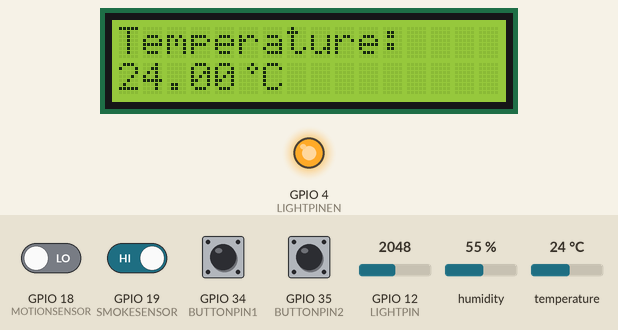
This sketch was run on a simulated ESP32. Shown: 16×2 character LCD, output pins drawn as LEDs (lit = HIGH). Inputs (shaded band) come from the test bench; at power-on: GPIO 19 (SMOKESENSOR), GPIO 34 (BUTTONPIN1), GPIO 35 (BUTTONPIN2) HIGH, GPIO 18 (MOTIONSENSOR) LOW, GPIO 12 (LIGHTPIN) = 2048, humidity 55 %, temperature 24 °C. What the sketch prints to the serial monitor is not drawn.

Above: at 1.2 s.
1.3 s: GPIO 34 (BUTTONPIN1) pulled LOW for 0.15 s
At 2.6 s:
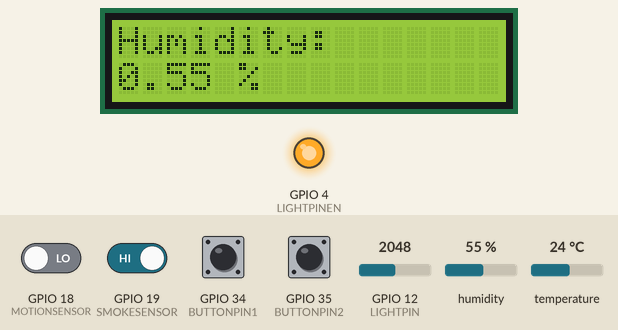
2.9 s: GPIO 34 (BUTTONPIN1) pulled LOW for 1 s
At 5.1 s:
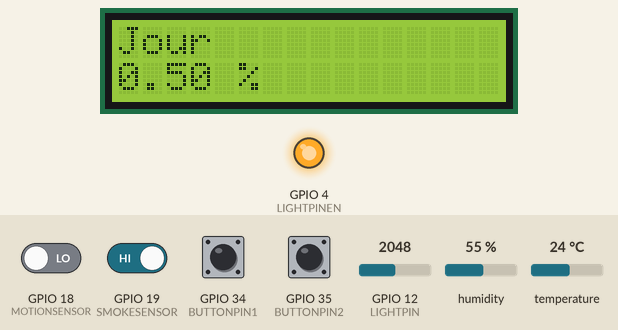
5.4 s: GPIO 12 (LIGHTPIN) set to 419
At 6.1 s:
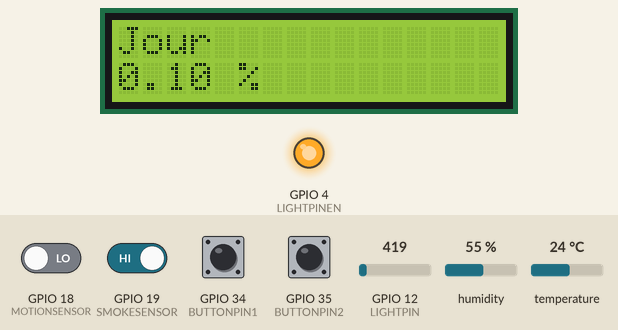
6.9 s: GPIO 12 (LIGHTPIN) set to 356
At 8.0 s:
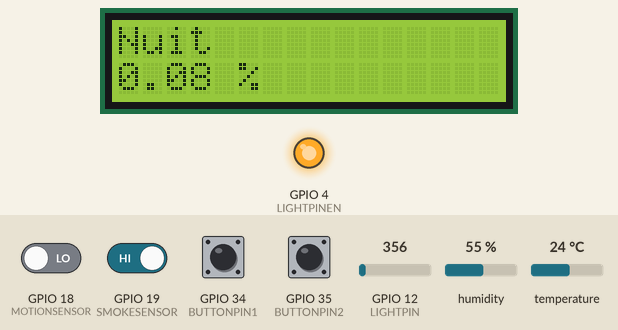
8.4 s: GPIO 12 (LIGHTPIN) set to 491
At 9.6 s:
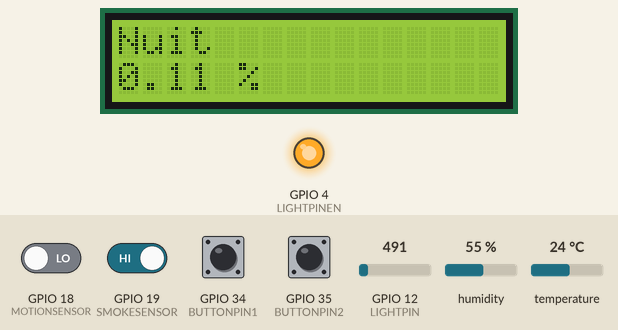
9.9 s: GPIO 35 (BUTTONPIN2) pulled LOW for 0.15 s
At 10.8 s:
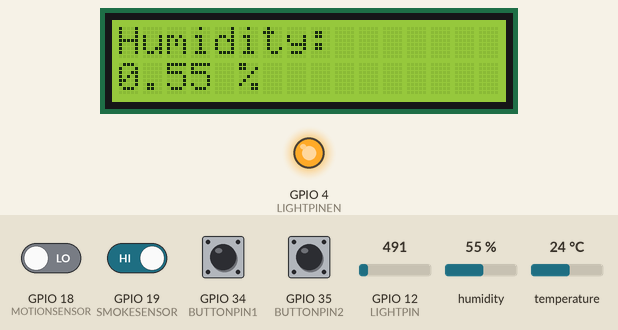
Timing chart, 0 to 12.9 s (numbered marks = the images above; inputs shaded):
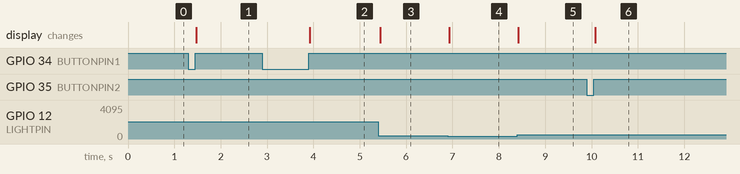

Measured:
- the behaviour switches between 400 and 399 on GPIO 12 (LIGHTPIN) (found by bisection; images 3 and 4)
- after the input at 1.3 s, the display: changes after 0.17 s (image 1)
- after the input at 2.9 s, the display: changes after 1.0 s (image 2)
- after the input at 5.4 s, the display: changes after 0.05 s (image 3)
- after the input at 6.9 s, the display: changes at once (image 4)
- after the input at 8.4 s, the display: changes at once (image 5)
- after the input at 9.9 s, the display: changes after 0.18 s (image 6)

The sketch:

station_meteo.ino
```cpp
#include <DHT.h>
#include <DHT_U.h>
#include <LiquidCrystal.h>

#define DHTPIN 13
#define LCDRSPIN 32
#define LCDENPIN 33
#define LCDDPIN1 25
#define LCDDPIN2 26
#define LCDDPIN3 27
#define LCDDPIN4 14
#define LIGHTPINEN 4
#define LIGHTPIN 12
#define BUTTONPIN1 34
#define BUTTONPIN2 35
#define MOTIONSENSOR 18
#define SMOKESENSOR 19

int delayMS = 1000;
byte degre[8]= {B00010, B00101, B00010, B00000, B00000, B00000, B00000, B00000};
int sensorValue = 0;
bool jour = false;
int menu = 0;
int menuOld = 0;
int buttonState1 = 0;
int buttonState2 = 0;
bool test1 = true;
bool test2 = true;

float temperature;
float humidity;
float luminosite;
int motion;
int smoke;

String strTtemperature;
String strHumidity;
String strLuminosite;
String toSend;

DHT_Unified dht(DHTPIN, DHT11);
LiquidCrystal lcd(LCDRSPIN, LCDENPIN, LCDDPIN1, LCDDPIN2, LCDDPIN3, LCDDPIN4);

void setup() {
  Serial.begin(9600);
  dht.begin();
  lcd.createChar(1, degre);
  lcd.begin(16,2);
  pinMode(BUTTONPIN1, INPUT);
  pinMode(BUTTONPIN2, INPUT);
  pinMode(LIGHTPINEN, OUTPUT);
  digitalWrite(LIGHTPINEN, HIGH);
  pinMode(MOTIONSENSOR, INPUT);
  pinMode(SMOKESENSOR, INPUT);
}

void loop() {

  sensors_event_t event;
  dht.temperature().getEvent(&event);
  if (isnan(event.temperature)){
    temperature = -99;
  }else {
    temperature = event.temperature;
  }
  dht.humidity().getEvent(&event);
  if (isnan(event.relative_humidity)){
    humidity = -99;
  }else{
    humidity = event.relative_humidity;
    humidity = humidity / 100;
  }
  sensorValue = analogRead(LIGHTPIN);
  luminosite = map (sensorValue, 0, 4095, 0, 100);
  luminosite = luminosite / 100;

  motion = digitalRead(MOTIONSENSOR);

  smoke = !digitalRead(SMOKESENSOR);

  if(temperature != -99){
    strTtemperature = String(temperature);
  }else{
    strTtemperature = "";
  }
  if(humidity != -99){
    strHumidity = String(humidity);
  }else{
    strHumidity = "";
  }
  strLuminosite = String(luminosite);

  toSend = strTtemperature + "/" + strHumidity + "/" + strLuminosite + "/" + motion + "/" + smoke;

  Serial.println(toSend);

  if (Serial.available() > 0){
    ESP.restart();
  }

  buttonState1 = digitalRead(BUTTONPIN1);
  buttonState2 = digitalRead(BUTTONPIN2);
  if (buttonState1 == LOW && !test1) {
  test1 = true;
    delay(10);
  }else{
    if(buttonState1 == HIGH && test1){
      menu++;
      test1 = false;
    }
  }
  if (buttonState2 == LOW && !test2) {
    test2 = true;
    delay(20);
  }else{
    if(buttonState2 == HIGH && test2){
      menu--;
      test2 = false;
    }
  }
  if(menu > 2){
    menu = 0;
  }else{
    if(menu < 0){
      menu = 2;
    }
  }

  if(menuOld != menu){
    lcd.clear();
  }
  if(menu == 0){
    if (temperature == -99) {
      //Serial.println(F("Error reading temperature!"));
      lcd.setCursor(0,0);
      lcd.print("Temperature:");
      lcd.setCursor(0,1);
      lcd.print("Error");
    }else {
      lcd.setCursor(0,0);
      lcd.print("Temperature:");
      lcd.setCursor(0,1);
      lcd.print(temperature);
      lcd.setCursor(5,1);
      lcd.write(1);
      lcd.setCursor(6,1);
      lcd.print("C");
    }
  }
  if(menu == 1){
    //sensors_event_t event;
    //dht.humidity().getEvent(&event);
    if (humidity == -99) {
      lcd.setCursor(0,0);
      lcd.print("Humidity:");
      lcd.setCursor(0,1);
      lcd.print("Error");
    }else {
      lcd.setCursor(0,0);
      lcd.print("Humidity:");
      lcd.setCursor(0,1);
      lcd.print(humidity);
      lcd.setCursor(5,1);
      lcd.print("%");
    }
  }
  if(menu == 2){
    sensorValue = analogRead(LIGHTPIN);

    if(sensorValue > 500){
      jour = true;
    }else{
      if(sensorValue < 400){
        jour = false;
      }
    }
    if(jour){
      lcd.setCursor(0,0);
      lcd.print("Jour");
      lcd.setCursor(0,1);
      lcd.print("    ");
      lcd.setCursor(0,1);
      lcd.print(luminosite);
      lcd.setCursor(5,1);
      lcd.print("%");
    }else{
      if(!jour){
        lcd.setCursor(0,0);
        lcd.print("Nuit");
        lcd.setCursor(0,1);
        lcd.print("    ");
        lcd.setCursor(0,1);
        lcd.print(luminosite);
        lcd.setCursor(5,1);
        lcd.print("%");
      }
    }
  }
  menuOld = menu;
}
```
